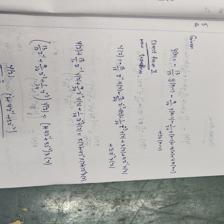
#> input picture dataset/raw_scripts/Handwriting224/Y21AEC401/IMG20251013123811.jpg, 224 x 224 px; its folder holds only this picture in this run
$ python -i preprocess.py   (imports and definitions only)
#> lines starting #> are read from the running program, lines starting #| are printed output that depends on the picture; after the words box and inside, x2 and y2 are one past the last pixel; in counts of white or black regions, pixels touching at a corner belong together
#> further down, picture is the input picture: shape (224, 224, 3); mean B, G, R 174.5, 177.6, 178.1
import cv2
import numpy as np

def deskew_image(image: np.ndarray) -> np.ndarray:
    """
    Estimates the skew angle of the page layout and rotates it to align upright.
    Uses contours and minAreaRect on non-zero coordinates.
    """
    # Convert to grayscale if necessary
    if len(image.shape) == 3:
        gray = cv2.cvtColor(image, cv2.COLOR_BGR2GRAY)
    else:
        gray = image.copy()

    # Binarize thresholding to find boundaries
    _, thresh = cv2.threshold(gray, 0, 255, cv2.THRESH_BINARY_INV + cv2.THRESH_OTSU)
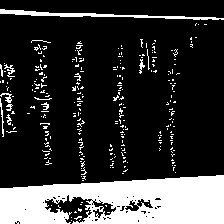
#> thresh: shape (224, 224); 21.2% white; 268 white regions (254 under 20 px), largest, box (x1, y1, x2, y2) and area: (0, 175, 224, 224) 8394, (0, 9, 224, 20) 708, (0, 98, 4, 137) 57

    # Get non-zero pixel coordinates
    pts = np.column_stack(np.where(thresh > 0))
#> pts = 10651 pairs, first value 9 to 223, second value 0 to 223
    if len(pts) == 0:
        return image # Empty page

    # Get the minimum area bounding box enclosing the text pixels
    rect = cv2.minAreaRect(pts)
#> rect = ((116, 111.5), (223, 214), -90)
    angle = rect[-1]
#> angle = -90

    # Normalize the angle for deskewing
    # cv2.minAreaRect returns angles between -90 and 0 degrees (or 0 and 90 in some OpenCV versions)
    if angle < -45:
        angle = -(90 + angle)
#> angle = 0
    else:
        angle = -angle

    # Ignore tiny rotations to avoid interpolation quality loss
    if abs(angle) < 0.2:
        return image

    # Limit maximum correction angle to avoid false 90-degree rotations on complex pages
    if abs(angle) > 15:
        # Ignore high angles as they are usually layout anomalies
        return image

    # Perform the rotation
    (h, w) = image.shape[:2]
    center = (w // 2, h // 2)
    M = cv2.getRotationMatrix2D(center, angle, 1.0)
    rotated = cv2.warpAffine(image, M, (w, h), flags=cv2.INTER_CUBIC, borderMode=cv2.BORDER_REPLICATE)

    return rotated

def denoise_image(image: np.ndarray) -> np.ndarray:
    """
    Applies a bilateral filter to smooth paper background noise while preserving sharp handwriting strokes.
    """
    # Bilateral filter needs color/grayscale 8-bit image
    # d=9 is pixel neighborhood diameter, sigmaColor=75, sigmaSpace=75
    denoised = cv2.bilateralFilter(image, d=9, sigmaColor=75, sigmaSpace=75)
    return denoised

def binarize_image(image: np.ndarray) -> np.ndarray:
    """
    Converts image to grayscale and applies adaptive Gaussian thresholding.
    Outputs a clean 8-bit single-channel black-and-white binary image.
    """
    if len(image.shape) == 3:
        gray = cv2.cvtColor(image, cv2.COLOR_BGR2GRAY)
    else:
        gray = image.copy()

    # Adaptive thresholding handles shadows/gradients better than global thresholding
    binarized = cv2.adaptiveThreshold(
        gray,
        255,
        cv2.ADAPTIVE_THRESH_GAUSSIAN_C,
        cv2.THRESH_BINARY,
        11,
        2
    )
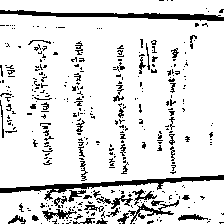
#> binarized: shape (224, 224); 87.5% white; 356 black regions (305 under 20 px), largest, box (x1, y1, x2, y2) and area: (0, 175, 224, 200) 1106, (0, 10, 224, 21) 1011, (128, 200, 179, 224) 271
    return binarized

def preprocess_image(image: np.ndarray) -> np.ndarray:
    """
    Spine preprocessing pipeline: Deskew -> Denoise -> Binarize.
    """
    # 1. Correct any page skew/rotation first
    deskewed = deskew_image(image)
    # 2. Denoise to smooth out paper texture/grain
    denoised = denoise_image(deskewed)
    # 3. Convert to clean binary format
    binarized = binarize_image(denoised)

    return binarized

>>> import cv2
>>> picture = cv2.imread('../../../dataset/raw_scripts/Handwriting224/Y21AEC401/IMG20251013123811.jpg')
>>> result = preprocess_image(picture)

$ run again, on dataset/raw_scripts/Handwriting224/Y21AEC401/IMG20251013123840.jpg
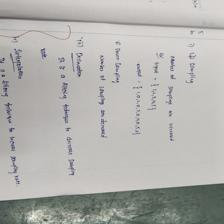
#> input picture dataset/raw_scripts/Handwriting224/Y21AEC401/IMG20251013123840.jpg, 224 x 224 px
#> picture is the input picture: shape (224, 224, 3); mean B, G, R 174.6, 177.9, 178.4
#> in deskew_image, `_, thresh = cv2.threshold(gray, 0, 255, cv2.THRESH_BINARY_INV + cv2.TH..`:
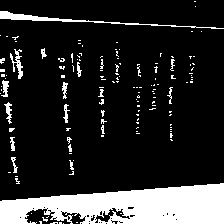
#> thresh: shape (224, 224); 16.8% white; 137 white regions (118 under 20 px), largest, box (x1, y1, x2, y2) and area: (0, 183, 224, 224) 6435, (0, 11, 224, 29) 564, (10, 49, 23, 79) 155
#> pts = 8415 pairs, first value 1 to 223, second value 0 to 223
#> rect = ((112, 111.5), (223, 222), -90)
#> in deskew_image, `angle = rect[-1]`: angle = -90
#> in deskew_image, `angle = -(90 + angle)`: angle = 0
#> in binarize_image, `binarized = cv2.adaptiveThreshold( gray, 255, cv2.ADAPTIVE_THRESH_GAUS..`:
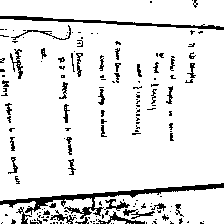
#> binarized: shape (224, 224); 90.1% white; 168 black regions (123 under 20 px), largest, box (x1, y1, x2, y2) and area: (0, 183, 224, 219) 1357, (0, 16, 224, 30) 673, (98, 211, 145, 224) 163

$ run again, on dataset/raw_scripts/Handwriting224/Y21AEC401/IMG20251013124404.jpg
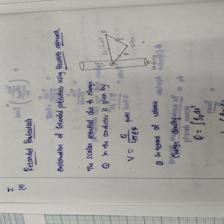
#> input picture dataset/raw_scripts/Handwriting224/Y21AEC401/IMG20251013124404.jpg, 224 x 224 px
#> picture is the input picture: shape (224, 224, 3); mean B, G, R 161.3, 164.2, 165.4
#> in deskew_image, `_, thresh = cv2.threshold(gray, 0, 255, cv2.THRESH_BINARY_INV + cv2.TH..`:
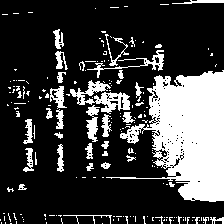
#> thresh: shape (224, 224); 24.9% white; 188 white regions (152 under 20 px), largest, box (x1, y1, x2, y2) and area: (106, 70, 224, 202) 8190, (70, 80, 130, 114) 794, (87, 50, 164, 78) 329
#> pts = 12478 pairs, first value 0 to 223, second value 0 to 223
#> rect = ((111.5, 111.5), (223, 223), -90)
#> in deskew_image, `angle = rect[-1]`: angle = -90
#> in deskew_image, `angle = -(90 + angle)`: angle = 0
#> in binarize_image, `binarized = cv2.adaptiveThreshold( gray, 255, cv2.ADAPTIVE_THRESH_GAUS..`:
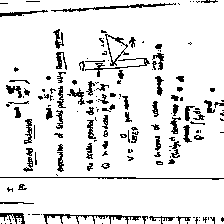
#> binarized: shape (224, 224); 89.6% white; black in thin lines or dots

$ run again, on dataset/raw_scripts/Handwriting224/Y21AEC401/IMG20251013124440.jpg
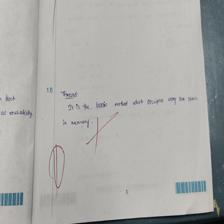
#> input picture dataset/raw_scripts/Handwriting224/Y21AEC401/IMG20251013124440.jpg, 224 x 224 px
#> picture is the input picture: shape (224, 224, 3); mean B, G, R 168.6, 171.4, 170.8
#> in deskew_image, `_, thresh = cv2.threshold(gray, 0, 255, cv2.THRESH_BINARY_INV + cv2.TH..`:
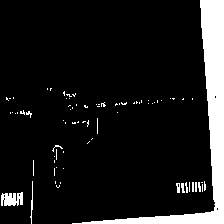
#> thresh: shape (224, 224); 10.6% white; 77 white regions (67 under 20 px), largest, box (x1, y1, x2, y2) and area: (72, 0, 224, 224) 4564, (1, 192, 23, 206) 238, (30, 181, 33, 224) 55
#> pts = 5319 pairs, first value 0 to 223, second value 1 to 223
#> rect = ((111.5, 112), (222, 223), -90)
#> in deskew_image, `angle = rect[-1]`: angle = -90
#> in deskew_image, `angle = -(90 + angle)`: angle = 0
#> in binarize_image, `binarized = cv2.adaptiveThreshold( gray, 255, cv2.ADAPTIVE_THRESH_GAUS..`:
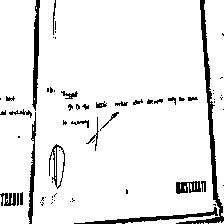
#> binarized: shape (224, 224); 92.2% white; 65 black regions (39 under 20 px), largest, box (x1, y1, x2, y2) and area: (176, 0, 224, 224) 1113, (74, 207, 218, 224) 510, (32, 0, 40, 111) 468
